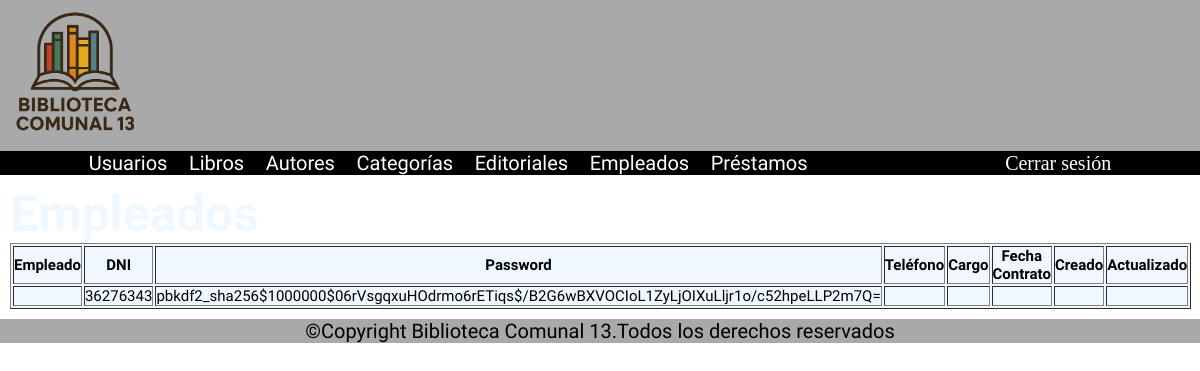
/empleados/lista/, run on an earlier commit of the app's database.
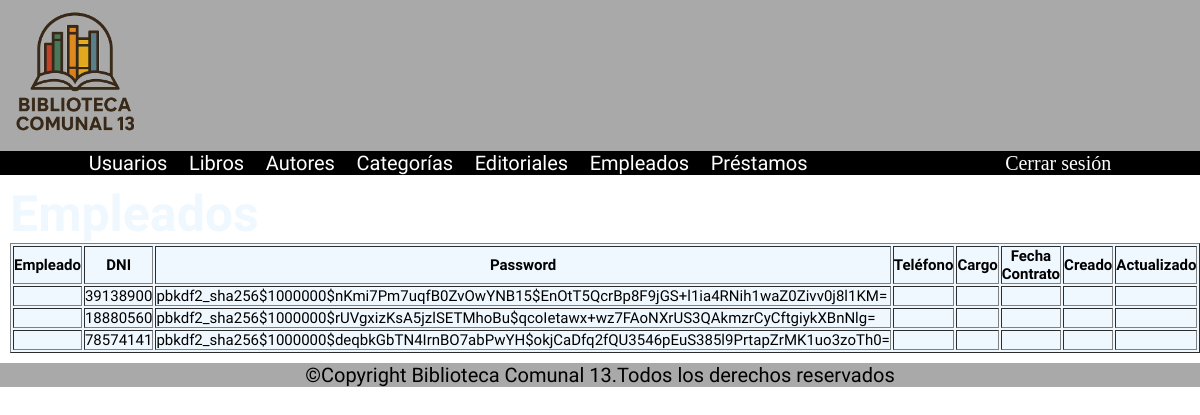
And on a later commit of the database.
### apps/empleados/models.py (models this page shows, shortened)
class Empleado(AbstractBaseUser, PermissionsMixin):
    dni = models.CharField('DNI', max_length=20, unique=True)
    nombre = models.CharField('Nombre', max_length=150, blank=True)
    apellido = models.CharField('Apellido', max_length=150, blank=True)
    email = models.EmailField('Email', blank=True)
    is_staff = models.BooleanField('Staff', default=False)
    is_active = models.BooleanField('Activo', default=True)
    date_joined = models.DateTimeField('Fecha de alta', default=timezone.now)
    last_login = models.DateTimeField('Último login', blank=True, null=True)
    objects = EmpleadoManager()
    USERNAME_FIELD = 'dni'
    REQUIRED_FIELDS = ['nombre', 'apellido']
    class Meta:
        verbose_name = 'Empleado'
        verbose_name_plural = 'Empleados'

### apps/empleados/views.py (the view)
# urls.py: path('lista/', lista_empleados, name='lista_empleados'),
def lista_empleados(request):
    return render(request=request,
                  template_name='empleados.html',
                  context={"empleados":Empleado.objects.all()})

### templates/empleados.html (shortened to what this page needs)
{% load static %}
<!DOCTYPE html>
<html lang="en">
<head>
    <link rel="stylesheet" href="{% static 'css/styles.css' %}">
</head>
<body>
  <header>
    <img src="{% static './multimedia/logo_BC13.png' %}" width="150">
  </header>
  <nav class="nav__flex font__white">
    <ul class="bona-nova-sc-regular">
      <li><a href="{% url 'lista_usuarios' %}">Usuarios</a></li>
      <li><a href="{% url 'lista_libros' %}">Libros</a></li>
      <li><a href="{% url 'lista_autores' %}">Autores</a></li>
      <li><a href="{% url 'lista_categorias' %}">Categorías</a></li>
      <li><a href="{% url 'lista_editoriales' %}">Editoriales</a></li>
      <li><a href="{% url 'lista_empleados' %}">Empleados</a></li>
      <li><a href="{% url 'lista_prestamos' %}">Préstamos</a></li>
    </ul>
    <a href="{% url 'logout' %}">Cerrar sesión</a>
  </nav>
  <main>
    <h1 class="bona-nova-sc-bold font__white">Empleados</h1>
    <table border="1" class="bona-nova-sc-regular">
  <thead>
    <tr>
      <th><strong>Empleado</strong></th>
      <th><strong>DNI</strong></th>
      <th><strong>Password</strong></th>
      <th><strong>Teléfono</strong></th>
      <th><strong>Cargo</strong></th>
      <th><strong>Fecha Contrato</strong></th>
      <th><strong>Creado</strong></th>
      <th><strong>Actualizado</strong></th>
    </tr>
  </thead>
  <tbody>
    {%for empleado in empleados%}
    <tr>
      <td>{{empleado.nombre_empleado}}</td>
      <td>{{empleado.dni}}</td>
      <td>{{empleado.password}}</td>
      <td>{{empleado.telefono}}</td>
      <td>{{empleado.cargo}}</td>
      <td>{{empleado.fecha_contratacion}}</td>
      <td>{{empleado.created_at}}</td>
      <td>{{empleado.updated_at}}</td>
    </tr>
    {% endfor %}
  </tbody>
</table>
  </main>
  <footer>
    <p class="bona-nova-sc-regular align__center">©Copyright Biblioteca Comunal 13.Todos los derechos reservados</p>
  </footer>
</body>
</html>

What changed in the data, as far as the page shows it:
removed Empleado: dni "36276343", password "pbkdf2_sha256$1000000$06rVsgqxuHOdrmo6rETiqs$/B2G6wBXVOCIoL1ZyLjOIXuLljr1o/c52hpeLLP2m7Q="
added Empleado: dni "39138900", password "pbkdf2_sha256$1000000$nKmi7Pm7uqfB0ZvOwYNB15$EnOtT5QcrBp8F9jGS+l1ia4RNih1waZ0Zivv0j8l1KM="
added Empleado: dni "18880560", password "pbkdf2_sha256$1000000$rUVgxizKsA5jzlSETMhoBu$qcoIetawx+wz7FAoNXrUS3QAkmzrCyCftgiykXBnNlg="
added Empleado: dni "78574141", password "pbkdf2_sha256$1000000$deqbkGbTN4IrnBO7abPwYH$okjCaDfq2fQU3546pEuS385l9PrtapZrMK1uo3zoTh0="
